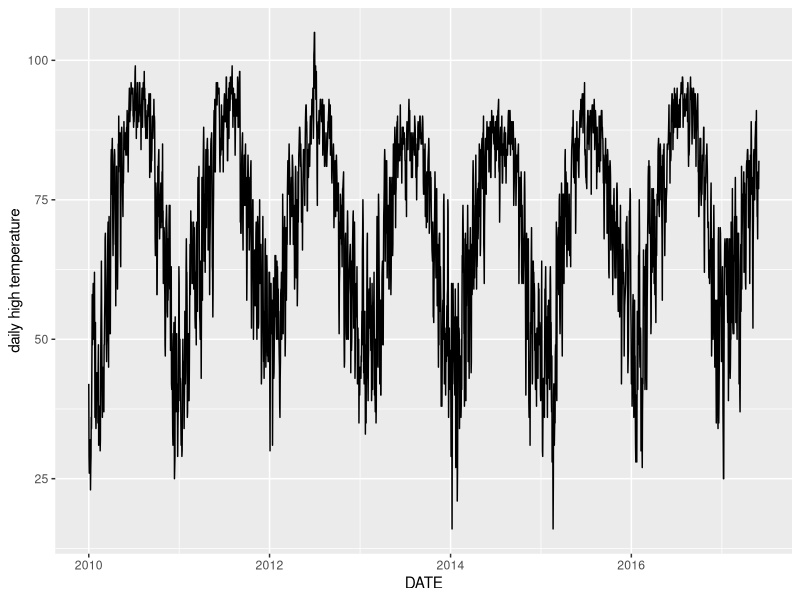

Here is the R script that generated this plot: (Note: this script raises an error after producing the figure.)
## ---- chunk 1
knitr::opts_chunk$set(echo = TRUE)

## ---- chunk 2

library(readr)
library(knitr)
library(ggplot2)
library(lubridate)
library(tseries)
library(forecast)
library(dplyr)

## ---- chunk 3

Temperatures <- read_csv("983224.csv") %>%
  filter(STATION_NAME == "KNOXVILLE MCGHEE TYSON AIRPORT TN US") %>%
  select(DATE, TMAX) %>% mutate(DATE = ymd(DATE)) %>%
  filter(DATE >= "2010-1-1", DATE < "2017-5-31")

## ---- chunk 4

Temperatures %>% ggplot(aes(x=DATE, y=TMAX)) + geom_line() + labs(y = "daily high temperature")

## ---- chunk 5

TempTS <- msts(Temperatures %>% select(-DATE), seasonal.periods=c(7,365.25), start = 2010)
fit <- tbats(TempTS)
fc <- forecast(fit)
plot(fc)

## ---- chunk 6

Predictions <- as.data.frame(fc$mean)
names(Predictions) <- "TMAX"

Predictions <- Predictions %>%
  mutate(DATE = ymd(20170530) + days(row_number())) %>%
  select(DATE, TMAX)

Predictions %>% head(10) %>% kable()
